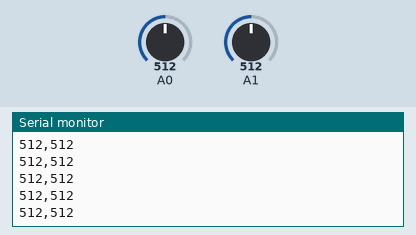
This sketch was run on a simulated Arduino Uno, built with avr-gcc and run on an emulated ATmega328P. Parts: the last lines printed to the serial monitor. The inputs (shaded band) are chosen by the test bench; at power-on: A0 = 512, A1 = 512.

Above: at 1.2 s.
1.3 s: A0 set to 986
At 1.8 s:
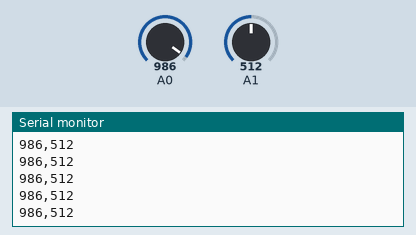
2.8 s: A0 set to 1013
At 3.6 s:
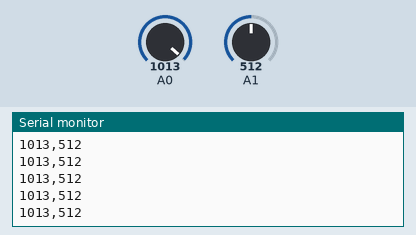
Timing chart, 0 to 5.8 s (numbered marks = the images above; inputs shaded):
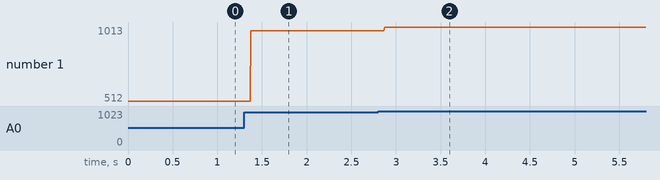

Measured:
- after the input at 1.3 s, the serial monitor: prints a new line after 0.08 s (image 1)
- after the input at 2.8 s, the serial monitor: prints a new line after 0.07 s (image 2)
- plotted number 1: 512 → 986 after the input at 1.3 s, 986 → 1013 after the input at 2.8 s

The sketch:

sketch_sep11c.ino
```cpp
void setup() {
  // initialize serial communication at 9600 bits per second:
  Serial.begin(9600);
}

void loop() {
  // read the input on analog pin 0 and 1
  int sensor0 = analogRead(A0);
  int sensor1 = analogRead(A1);

  // print out the two number values from 0-1024 separated by a comma
  Serial.print(sensor0);
  Serial.print(",");
  Serial.println(sensor1);

  //this technique can be extended for more sensor values, separating them all with commas or any other character then splitting it into an array in processing.
}
```
